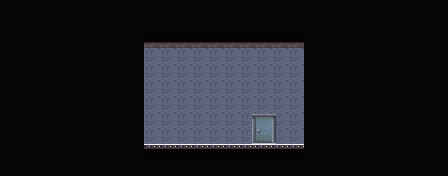

The image is a tile-based game level rendered from a .tmx file. Its description and source (layers, tilesets, objects; grid data summarised) follow:
An orthogonal 28x11 tile map with 16x16 px tiles, 4 tile layers (Back, Wall, Passability, Fore), 2 tilesets and 3 objects (Door, Target, Event).

<map version="1.2" tiledversion="1.3.1" orientation="orthogonal" renderorder="right-down" compressionlevel="0" width="28" height="11" tilewidth="16" tileheight="16" infinite="0" nextlayerid="6" nextobjectid="4">
 <editorsettings>
  <export target="Interior01..tmx" format="tmx" />
 </editorsettings>
 <tileset firstgid="1" source="../Tilesets/general.tsx" />
 <tileset firstgid="81" source="../Tilesets/Editor.tsx" />
 <layer id="1" name="Back" width="28" height="11">
  <data>[308 cells, 248 non-empty, 3 distinct tile ids]</data>
 </layer>
 <layer id="5" name="Wall" width="28" height="11">
  <data>[308 cells, 60 non-empty, 1 distinct tile ids]</data>
 </layer>
 <layer id="3" name="Passability" width="28" height="11" opacity="0">
  <properties>
   <property name="CheckPassability" type="bool" value="true" />
  </properties>
  <data>[308 cells, 2 non-empty, 1 distinct tile ids]</data>
 </layer>
 <objectgroup id="4" name="Object Layer 1">
  <object id="1" type="Door" x="256" y="144" width="16" height="16">
   <properties>
    <property name="onCollide" value="playScene('door_common'); teleport('Warehouse/WarehouseHall', 'interior01')" />
    <property name="passable" value="IMPASSABLE" />
   </properties>
  </object>
  <object id="2" name="entry" type="Target" x="256" y="128" width="16" height="16" />
  <object id="3" name="control/2_11" type="Event" x="144" y="32" width="16" height="16">
   <properties>
    <property name="hide" value="return getSwitch('control/2_11')" />
    <property name="onEnter" value="setNextScript('control/2_11'); setSwitch('control/2_11', true)" />
   </properties>
  </object>
 </objectgroup>
 <layer id="2" name="Fore" width="28" height="11" opacity="0.5">
  <data>[308 cells, 6 non-empty, 6 distinct tile ids]</data>
 </layer>
</map>
